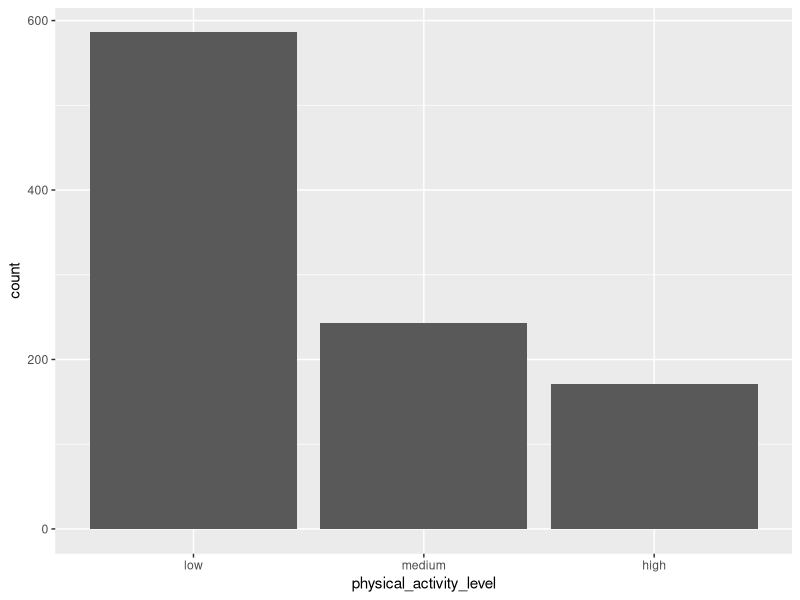
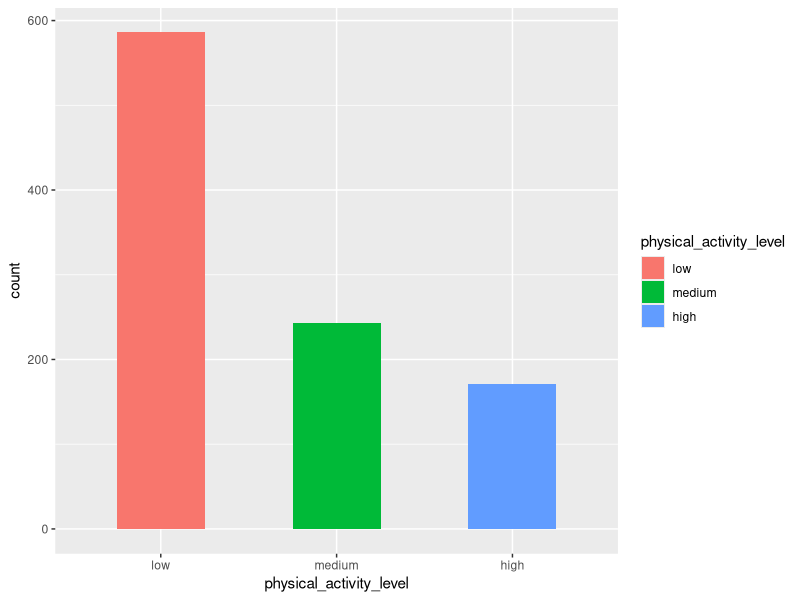
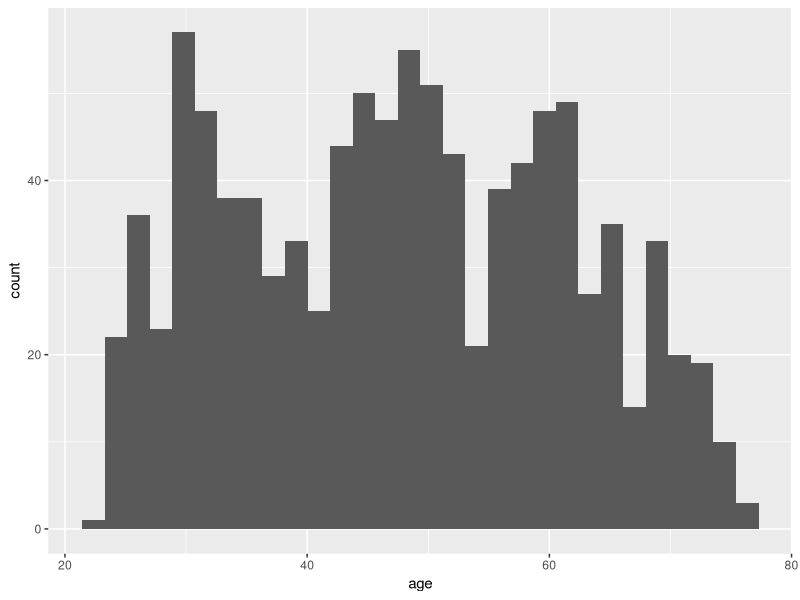
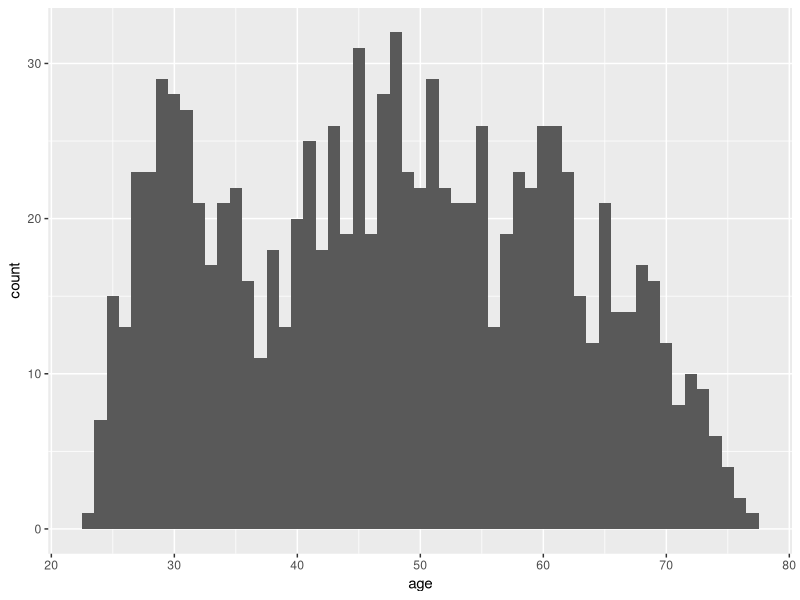
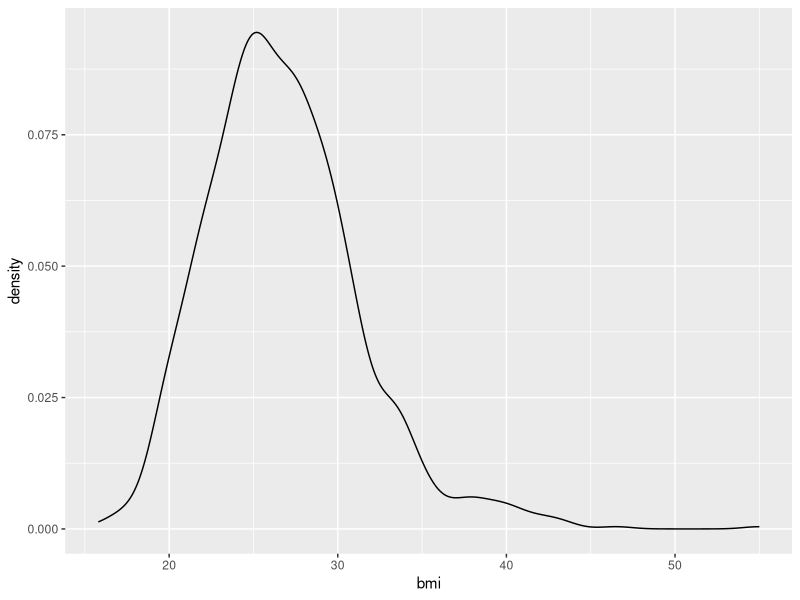
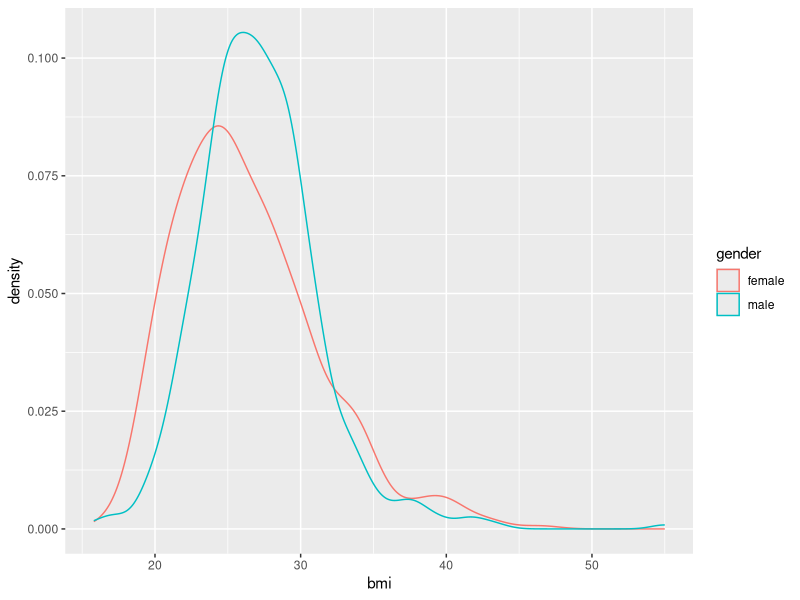
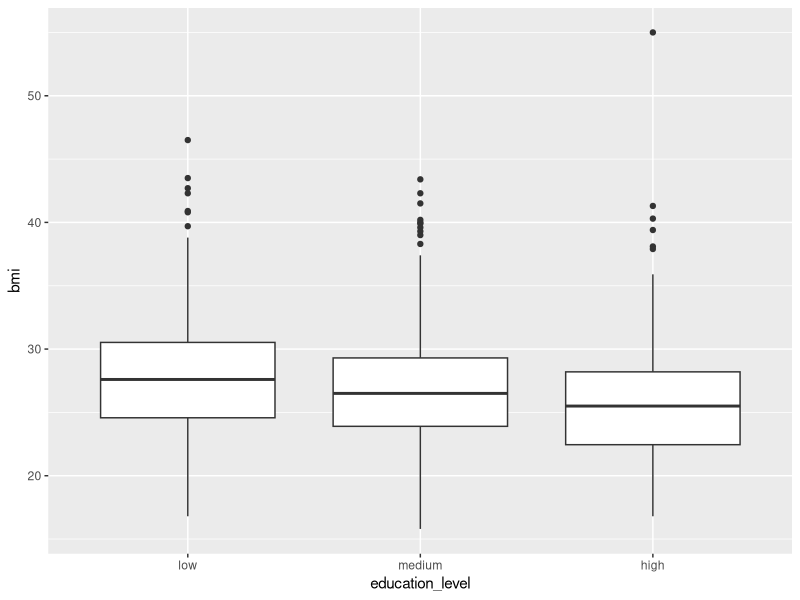
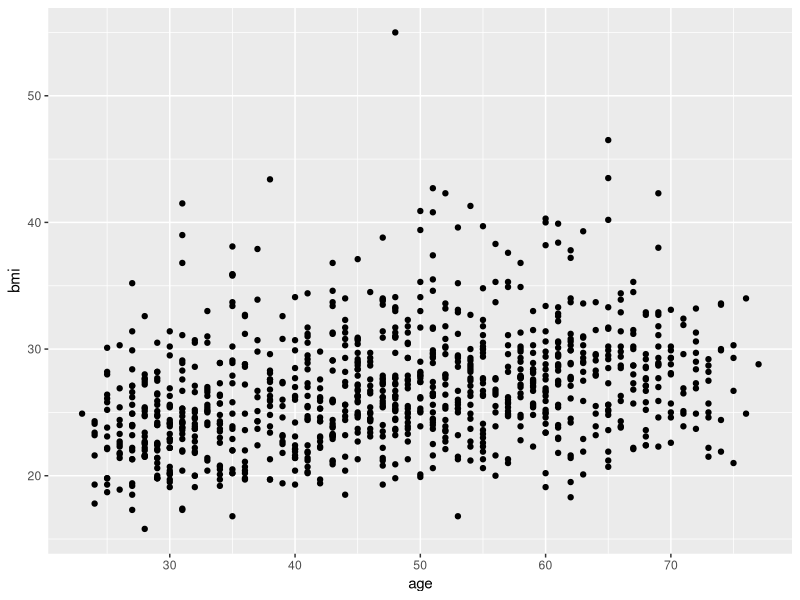

These figures' R source, in order:
## ---- chunk 1
knitr::opts_chunk$set(echo = TRUE)
solution = T
## ---- chunk 2
# Load tidyverse package
library("tidyverse")

## ---- chunk 3
# Load the dataset
SSRC_data <- read.csv("SSRC_data.csv")

## ---- chunk 4
# Check out the dataset
str(SSRC_data)

## ---- chunk 5
# Transform into factor variables 
SSRC_data <- mutate(SSRC_data, gender = as.factor(gender),
                               education_level = as.factor(education_level),
                               physical_activity_level = as.factor(physical_activity_level))

# Order education_level and physical_activity_level in a reasonable way
SSRC_data <- SSRC_data %>% 
              mutate(education_level = fct_relevel(education_level, c("low", "medium", "high"))) %>% 
              mutate(physical_activity_level = fct_relevel(physical_activity_level, c("low", "medium", "high")))

# Check whether it worked out
levels(SSRC_data$education_level)
levels(SSRC_data$physical_activity_level)

## ---- chunk 6
# variation of gender -> Bar Chart

# Variation of bmi -> Histogram

# Covariation of physical_activity_level and education_level -> Heat Map

# Covariation of bmi and physical_activity_level -> Boxplot

# Covariation of age and bmi -> Scatterplot

## ---- chunk 7
# Create bar chart
ggplot(data = SSRC_data) +
  geom_bar(mapping = aes(x = physical_activity_level))

## ---- chunk 8
# Create bar chart
ggplot(data = SSRC_data) +
  geom_bar(mapping = aes(x = physical_activity_level, fill = physical_activity_level), width = 0.5)

## ---- chunk 9
# Create histogram
ggplot(data = SSRC_data) +
  geom_histogram(mapping = aes(x = age))

## ---- chunk 10
# Create histogram
ggplot(data = SSRC_data) +
  geom_histogram(mapping = aes(x = age), binwidth = 1)

## ---- chunk 11
# Create density plot
ggplot(data = SSRC_data) +
  geom_density(mapping = aes(x = bmi))

## ---- chunk 12
# Create density plots
ggplot(data = SSRC_data) +
  geom_density(mapping = aes(x = bmi, col = gender))

## ---- chunk 13
# Create boxplots
ggplot(data = SSRC_data) +
  geom_boxplot(mapping = aes(x = education_level, y = bmi))

## ---- chunk 14
# Create Scatterplot
ggplot(data = SSRC_data) +
  geom_point(mapping = aes(x = age, y = bmi))

## ---- chunk 15
# Create Scatterplot with a smoother
ggplot(data = SSRC_data) +
  geom_point(mapping = aes(x = age, y = bmi)) +
  geom_smooth(mapping = aes(x = age, y = bmi), method = "lm")

## ---- chunk 16
# Create Scatterplot with horizontal lines
ggplot(data = SSRC_data) +
  geom_point(mapping = aes(x = age, y = bmi)) +
  geom_hline(yintercept = c(18.5, 25, 30))
  

